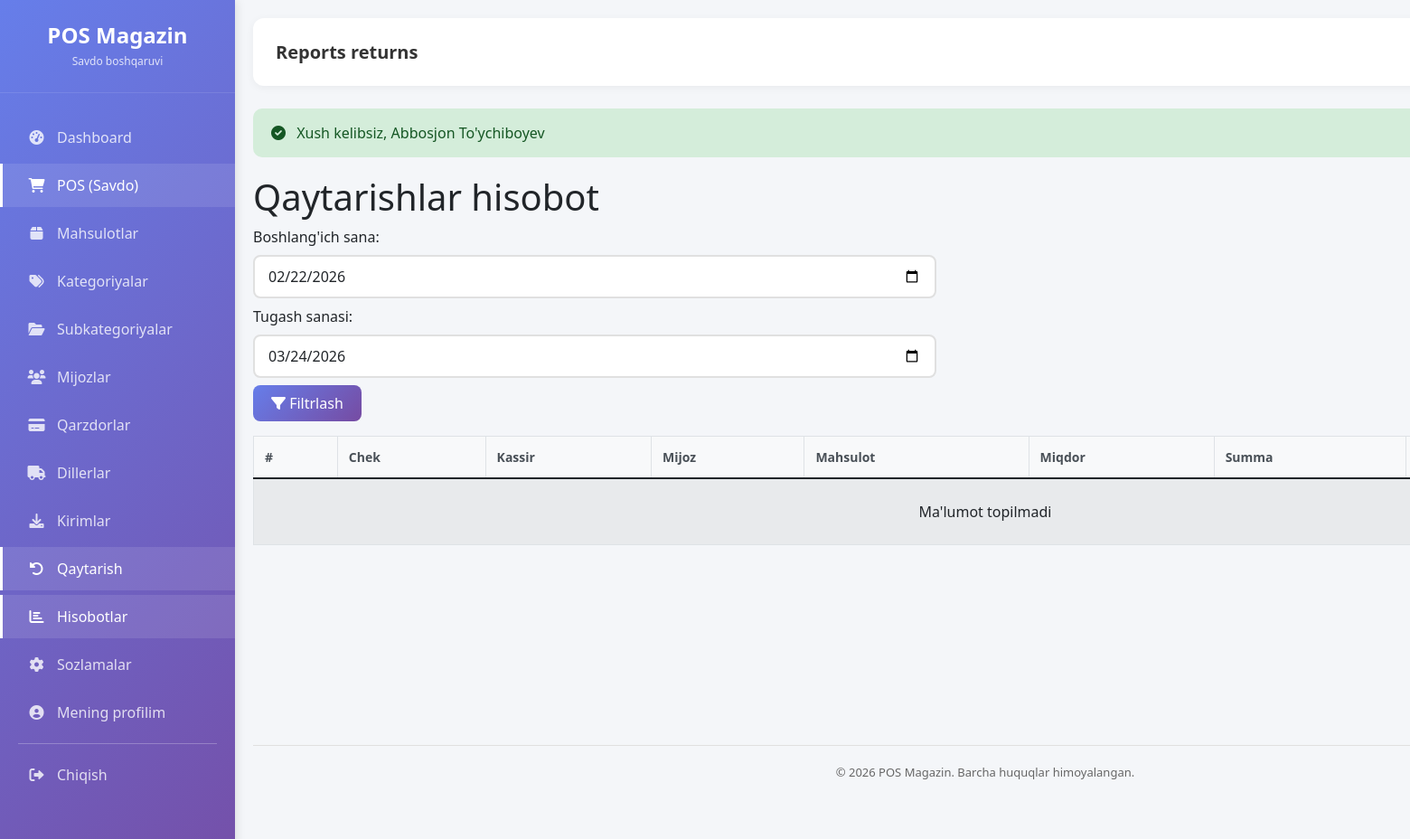
The page /reports/returns (signed in) on the database as committed earlier.
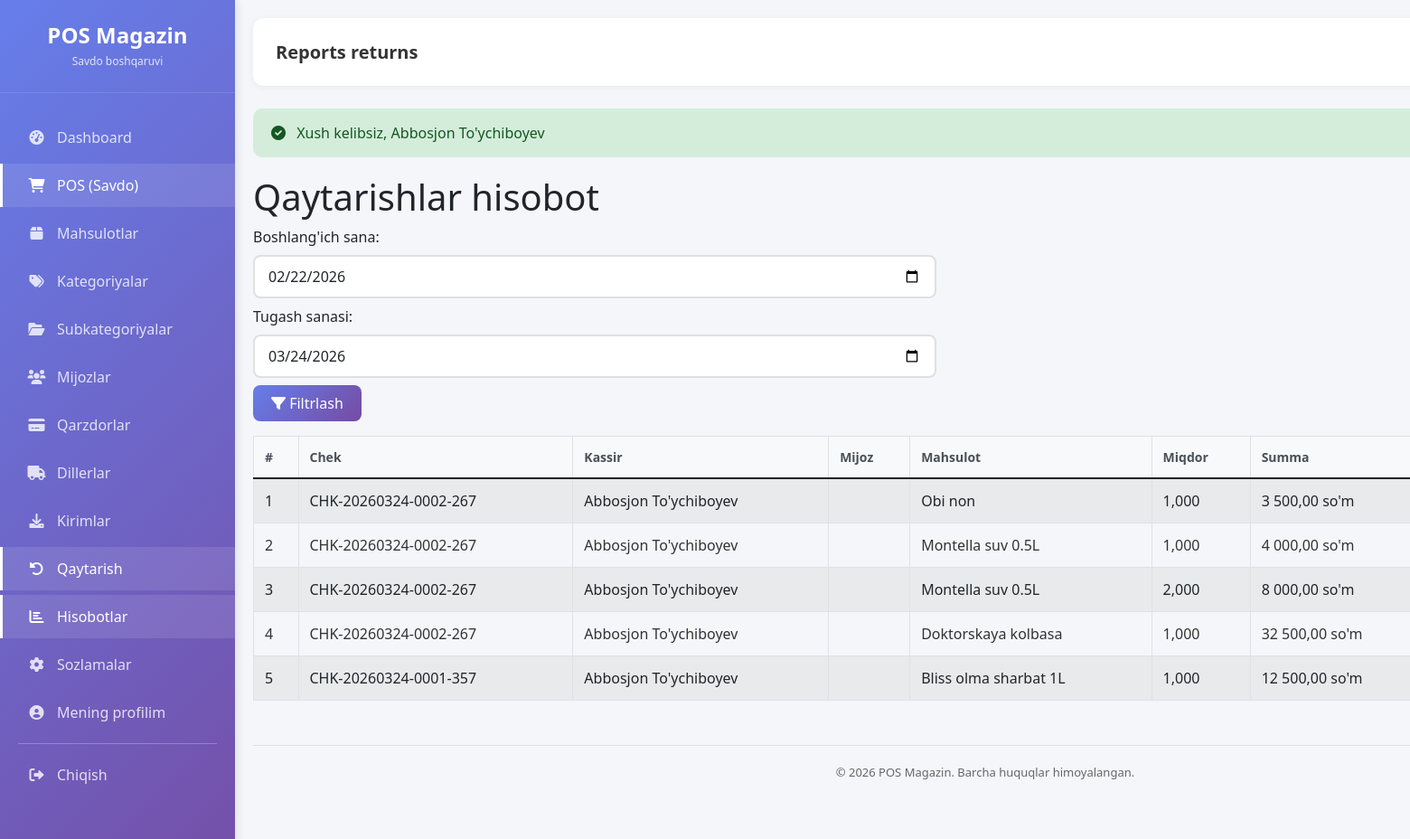
The same page on the database as committed later.
### tables this page shows
CREATE TABLE `qaytarishlar` (
  `id` int(20) UNSIGNED NOT NULL,
  `savdo_id` int(20) UNSIGNED NOT NULL COMMENT 'Asosiy savdo (chek) ID si',
  `savdo_tarkibi_id` int(20) UNSIGNED DEFAULT NULL COMMENT 'Savdo tarkibidagi aniq qator ID si (agar kerak bo‘lsa)',
  `mahsulot_id` int(20) UNSIGNED NOT NULL COMMENT 'Qaytarilgan mahsulot ID si',
  `miqdor` int(11) NOT NULL COMMENT 'Qaytarilgan miqdor',
  `summa` decimal(12,2) NOT NULL COMMENT 'Qaytarilgan summa',
  `sabab` varchar(255) DEFAULT NULL COMMENT 'Qaytarish sababi',
  `foydalanuvchi_id` int(20) UNSIGNED NOT NULL COMMENT 'Qaytarishni amalga oshirgan kassir ID si',
  `qaytarilgan_vaqt` timestamp NULL DEFAULT current_timestamp() COMMENT 'Qaytarish vaqti'
);

CREATE TABLE `savdolar` (
  `id` int(20) UNSIGNED NOT NULL,
  `chek_raqami` varchar(50) NOT NULL,
  `kassir_id` bigint(20) UNSIGNED NOT NULL,
  `kassa_smena_id` bigint(20) UNSIGNED DEFAULT NULL,
  `mijoz_id` bigint(20) UNSIGNED DEFAULT NULL,
  `tolov_usuli` enum('NAQD','KARTA','OTKAZMA','ARALASH') NOT NULL DEFAULT 'NAQD',
  `tolov_holati` enum('TOLANGAN','QISMAN','NASIYA') NOT NULL DEFAULT 'TOLANGAN',
  `umumiy_summa` decimal(12,2) NOT NULL DEFAULT 0.00,
  `chegirma_summa` decimal(12,2) NOT NULL DEFAULT 0.00,
  `yakuniy_summa` decimal(12,2) NOT NULL DEFAULT 0.00,
  `tolangan_summa` decimal(12,2) NOT NULL DEFAULT 0.00,
  `qarz_summa` decimal(12,2) NOT NULL DEFAULT 0.00,
  `holat` enum('QORALAMA','YAKUNLANGAN','BEKOR') NOT NULL DEFAULT 'YAKUNLANGAN',
  `sotilgan_vaqt` datetime NOT NULL DEFAULT current_timestamp(),
  `izoh` varchar(255) DEFAULT NULL,
  `yaratilgan_vaqt` timestamp NULL DEFAULT current_timestamp(),
  `yangilangan_vaqt` timestamp NULL DEFAULT current_timestamp() ON UPDATE current_timestamp()
);

CREATE TABLE `foydalanuvchilar` (
  `id` int(20) UNSIGNED NOT NULL,
  `rol_id` bigint(20) UNSIGNED NOT NULL,
  `fio` varchar(120) NOT NULL,
  `email` varchar(120) DEFAULT NULL,
  `telefon` varchar(30) DEFAULT NULL,
  `login` varchar(60) NOT NULL,
  `parol_hash` varchar(255) NOT NULL,
  `faol` tinyint(1) NOT NULL DEFAULT 1,
  `oxirgi_kirish_vaqt` timestamp NULL DEFAULT NULL,
  `yaratilgan_vaqt` timestamp NULL DEFAULT current_timestamp(),
  `yangilangan_vaqt` timestamp NULL DEFAULT current_timestamp() ON UPDATE current_timestamp(),
  `ochirilgan_vaqt` timestamp NULL DEFAULT NULL
);

CREATE TABLE `mahsulotlar` (
  `id` int(20) UNSIGNED NOT NULL,
  `kategoriya_id` bigint(20) UNSIGNED NOT NULL,
  `subkategoriya_id` bigint(20) UNSIGNED DEFAULT NULL,
  `nomi` varchar(160) NOT NULL,
  `shtrix_kod` varchar(80) NOT NULL,
  `birlik` varchar(30) NOT NULL DEFAULT 'dona',
  `kelish_narxi` decimal(12,2) NOT NULL DEFAULT 0.00,
  `sotish_narxi` decimal(12,2) NOT NULL DEFAULT 0.00,
  `miqdor` int(11) NOT NULL DEFAULT 0,
  `minimal_miqdor` int(11) NOT NULL DEFAULT 0,
  `faol` tinyint(1) NOT NULL DEFAULT 1,
  `yaratilgan_vaqt` timestamp NULL DEFAULT current_timestamp(),
  `yangilangan_vaqt` timestamp NULL DEFAULT current_timestamp() ON UPDATE current_timestamp(),
  `ochirilgan_vaqt` timestamp NULL DEFAULT NULL
);

### app/Controllers/Controller.php (called while the page is built, shortened)
<?php
abstract class Controller {
    protected function view($view, $data = [], $layout = 'main') {
        $viewPath = APP_PATH . '/Views/pages/' . $view . '.php';
        extract($data);
        require $viewPath;
    }
}

### app/Controllers/ReportController.php (called while the page is built, shortened)
<?php
class ReportController extends Controller {
    private $reportModel;
    public function __construct() {
        $this->reportModel = new Report();
    }
    public function returns() {
        $startDate = $_GET['start_date'] ?? date('Y-m-d', strtotime('-30 days'));
        $endDate = $_GET['end_date'] ?? date('Y-m-d');
        $returns = $this->reportModel->getReturnReport($startDate, $endDate);
        $this->view('reports/returns', [
            'returns' => $returns,
            'startDate' => $startDate,
            'endDate' => $endDate
        ]);
    }
}

### config/database.php (called while the page is built)
<?php
class Database {
    private static $connection = null;
    public static function getInstance() {
        if (self::$connection === null) {
            try {
                $host = getenv('DB_HOST') ?: 'localhost';
                $dbname = getenv('DB_NAME') ?: 'pos_magazin_uz';
                $user = getenv('DB_USER') ?: 'root';
                $pass = getenv('DB_PASS') ?: '';
                $dsn = "mysql:host=$host;dbname=$dbname;charset=utf8";
                self::$connection = new PDO($dsn, $user, $pass);
                self::$connection->setAttribute(PDO::ATTR_ERRMODE, PDO::ERRMODE_EXCEPTION);
            } catch (PDOException $e) {
                die("Database xatosi: " . $e->getMessage());
            }
        }
        return self::$connection;
    }
}

### app/Models/Model.php (called while the page is built, shortened)
<?php
abstract class Model {
    public function __construct() {
        $this->db = \Database::getInstance();
    }
}

### app/Models/Report.php (called while the page is built, shortened)
<?php
class Report extends Model {
    public function getReturnReport($startDate, $endDate) {
        try {
            $stmt = $this->db->prepare("
                SELECT
                    r.*,
                    s.chek_raqami,
                    u.fio as kassir_fio,
                    m.fio as mijoz_fio,
                    p.nomi as mahsulot_nomi
                FROM qaytarishlar r
                LEFT JOIN savdolar s ON s.id = r.savdo_id
                LEFT JOIN foydalanuvchilar u ON u.id = r.foydalanuvchi_id
                LEFT JOIN mijozlar m ON m.id = s.mijoz_id
                LEFT JOIN mahsulotlar p ON p.id = r.mahsulot_id
                WHERE DATE(r.qaytarilgan_vaqt) BETWEEN ? AND ?
                ORDER BY r.qaytarilgan_vaqt DESC
            ");
            $stmt->execute([$startDate, $endDate]);
            return $stmt->fetchAll();
        } catch (\PDOException $e) {
            error_log("Report::getReturnReport - DB error (possibly missing qaytarishlar table): " . $e->getMessage());
            return [];
        }
    }
}

### app/Views/pages/reports/returns.php (the view, shortened to what the rows shown need)
<div class="page-header">
    <h1>Qaytarishlar hisobot</h1>
</div>
<div class="mb-3 d-flex flex-wrap gap-2 align-items-center">
    <form class="d-flex flex-wrap gap-2" method="GET" action="/new-pos/reports/returns">
        <label class="form-label mb-0">Boshlang'ich sana:</label>
        <input type="date" name="start_date" class="form-control" value="<?= htmlspecialchars($startDate) ?>" required>
        <label class="form-label mb-0">Tugash sanasi:</label>
        <input type="date" name="end_date" class="form-control" value="<?= htmlspecialchars($endDate) ?>" required>
        <button class="btn btn-primary" type="submit"><i class="fas fa-filter"></i> Filtrlash</button>
    </form>
</div>
<div class="table-responsive">
    <table class="table table-bordered table-striped">
        <thead>
            <tr>
                <th>#</th>
                <th>Chek</th>
                <th>Kassir</th>
                <th>Mijoz</th>
                <th>Mahsulot</th>
                <th>Miqdor</th>
                <th>Summa</th>
                <th>Sabab</th>
            </tr>
        </thead>
        <tbody>
            <?php if (empty($returns)): ?>
                <tr><td colspan="9" class="text-center py-4">Ma'lumot topilmadi</td></tr>
            <?php else: ?>
                <?php foreach ($returns as $index => $item): ?>
                    <tr>
                        <td><?= $index + 1 ?></td>
                        <td><?= htmlspecialchars($item['chek_raqami'] ?? '') ?></td>
                        <td><?= htmlspecialchars($item['kassir_fio'] ?? '') ?></td>
                        <td><?= htmlspecialchars($item['mijoz_fio'] ?? '') ?></td>
                        <td><?= htmlspecialchars($item['mahsulot_nomi'] ?? '') ?></td>
                        <td><?= number_format($item['miqdor'] ?? 0, 3, ',', ' ') ?></td>
                        <td><?= number_format($item['summa'] ?? 0, 2, ',', ' ') ?> so'm</td>
                    </tr>
                <?php endforeach; ?>
            <?php endif; ?>
        </tbody>
    </table>
</div>

### public/index.php (shortened to what the rows shown need)
<?php
require_once __DIR__ . '/../config/database.php';
spl_autoload_register(function ($class) {
    $prefix = 'App\\';
    $base_dir = APP_PATH . '/';
    $len = strlen($prefix);
    $relative_class = substr($class, $len);
    $file = $base_dir . str_replace('\\', '/', $relative_class) . '.php';
});
$requestUri = $_SERVER['REQUEST_URI'];
$basePath = '/new-pos';
if (strpos($requestUri, $basePath) === 0) {
    $requestUri = substr($requestUri, strlen($basePath));
}
$requestUri = strtok($requestUri, '?');
$requestUri = str_replace('/public', '', $requestUri);
$requestUri = trim($requestUri, '/');
$routesFile = ROUTES_PATH . '/web.php';
$routes = require $routesFile;
$httpMethod = $_SERVER['REQUEST_METHOD'];
$isAjax = (!empty($_SERVER['HTTP_X_REQUESTED_WITH']) &&
    strtolower($_SERVER['HTTP_X_REQUESTED_WITH']) === 'xmlhttprequest');
$dispatchMethods = $isAjax ? ['AJAX', $httpMethod] : [$httpMethod];
route_dispatch($routes, $dispatchMethods, $requestUri);
function route_dispatch($routes, array $methods, $uri) {
    foreach ($methods as $method) {
        foreach ($routes[$method] as $pattern => $handler) {
        $pattern = trim($pattern, '/');
        $regexPattern = preg_replace('/\{[a-zA-Z0-9_]+\}/', '([^/]+)', $pattern);
        $regexPattern = '/^' . str_replace('/', '\/', $regexPattern) . '$/';
        if (preg_match($regexPattern, $uri, $matches)) {
            array_shift($matches);
            list($controller, $action) = $handler;
            $controllerInstance = new $controllerClass();
            call_user_func_array([$controllerInstance, $action], $matches);
            return;
        }
        }
    }
}

Rows that differ between the two databases and show on the page:
added qaytarishlar: savdo.chek_raqami "CHK-20260324-0002-267", foydalanuvchi.fio "Abbosjon To'ychiboyev", mahsulot.nomi "Obi non", miqdor "1,000", summa "3 500,00"
added qaytarishlar: savdo.chek_raqami "CHK-20260324-0002-267", foydalanuvchi.fio "Abbosjon To'ychiboyev", mahsulot.nomi "Montella suv 0.5L", miqdor "1,000", summa "4 000,00"
added qaytarishlar: savdo.chek_raqami "CHK-20260324-0002-267", foydalanuvchi.fio "Abbosjon To'ychiboyev", mahsulot.nomi "Montella suv 0.5L", miqdor "2,000", summa "8 000,00"
added qaytarishlar: savdo.chek_raqami "CHK-20260324-0002-267", foydalanuvchi.fio "Abbosjon To'ychiboyev", mahsulot.nomi "Doktorskaya kolbasa", miqdor "1,000", summa "32 500,00"
added qaytarishlar: savdo.chek_raqami "CHK-20260324-0001-357", foydalanuvchi.fio "Abbosjon To'ychiboyev", mahsulot.nomi "Bliss olma sharbat 1L", miqdor "1,000", summa "12 500,00"
Other text that changed with them:
list line gone: "Ma'lumot topilmadi"
